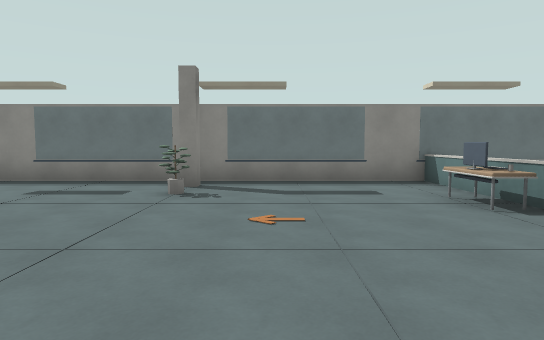
[1] (above)

23 first-person views from a walk through a Godot game level. The camera is 1.5 m above the floor, tilts 4° down and sees 75° across. The floor is counted in squares, 2 m on a side. Each view is taken from the middle of a square. On the plan, view 1 faces up. The plan holds only what a view shows up to about 11 squares ahead; the rest is blank. The place goes on beyond the plan.

[2]
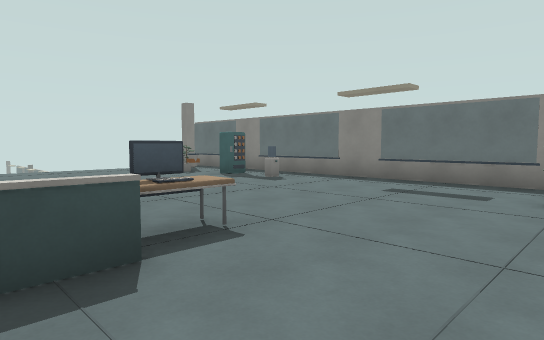

[3]
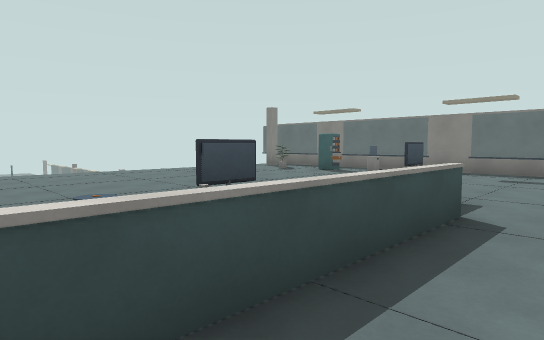

[4]
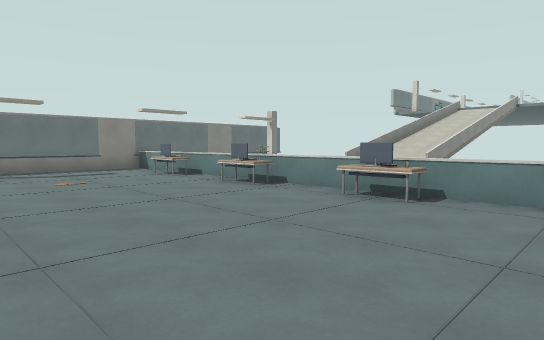

[5]
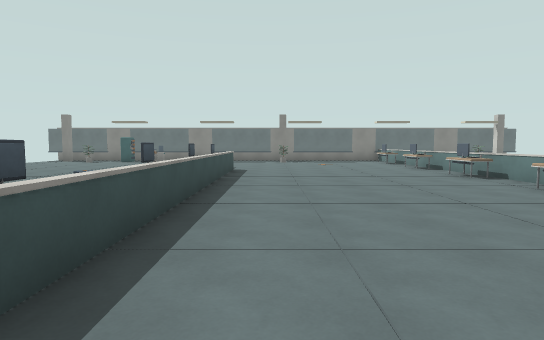

[6]
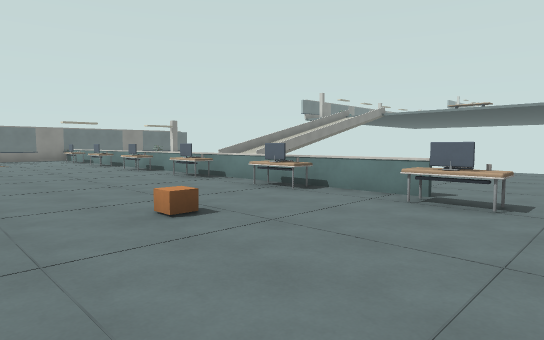

[7]
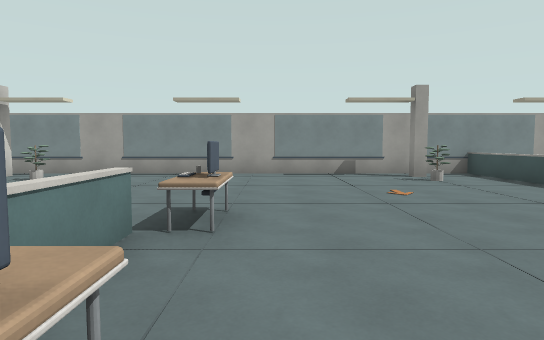

[8]
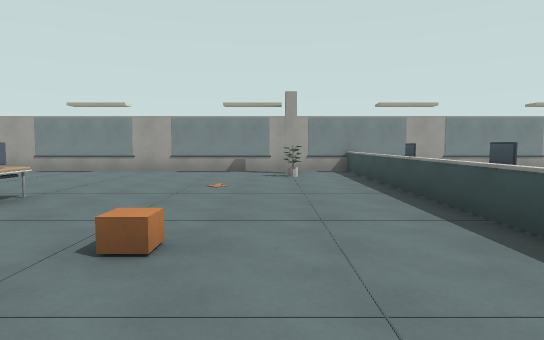

[9]
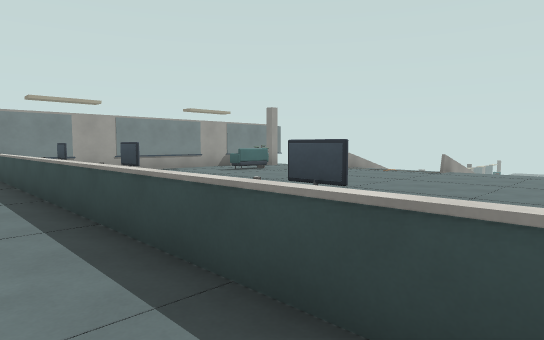

[10]
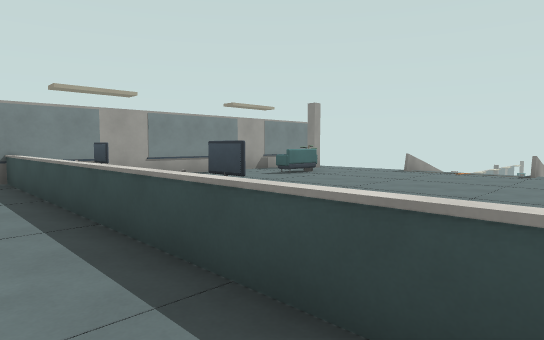

[11]
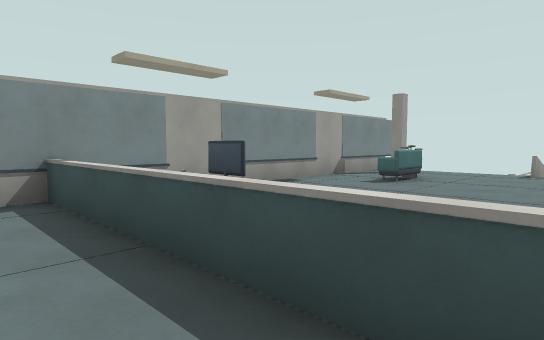

[12]
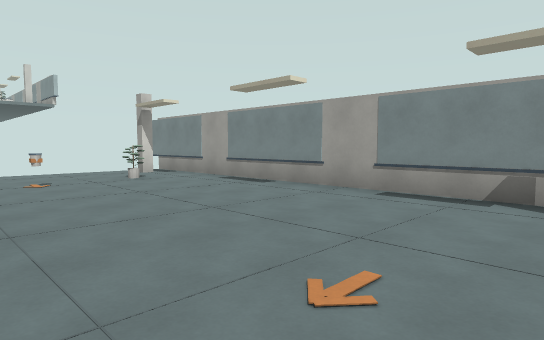

[13]
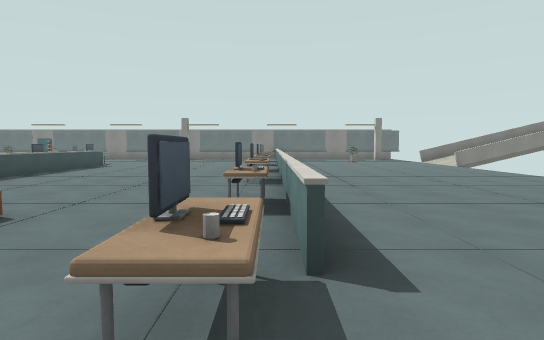

[14]
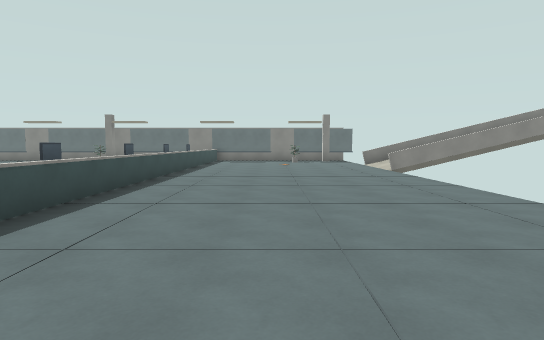

[15]
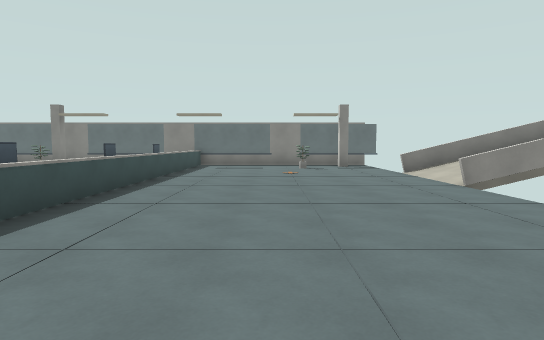

[16]
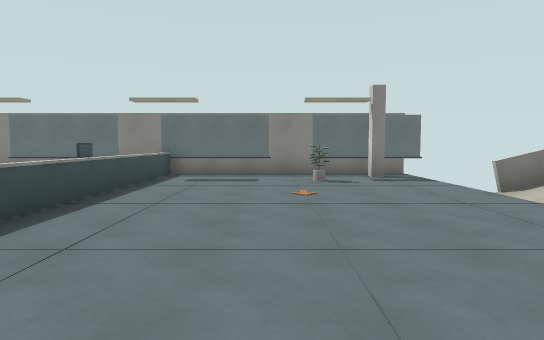

[17]
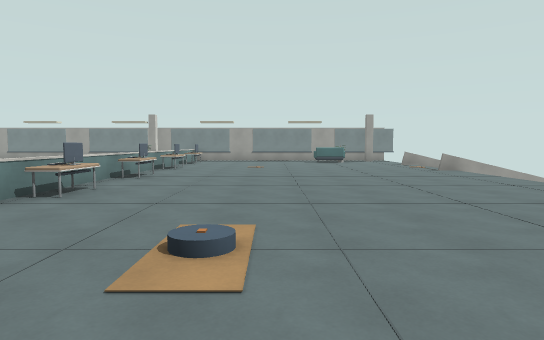

[18]
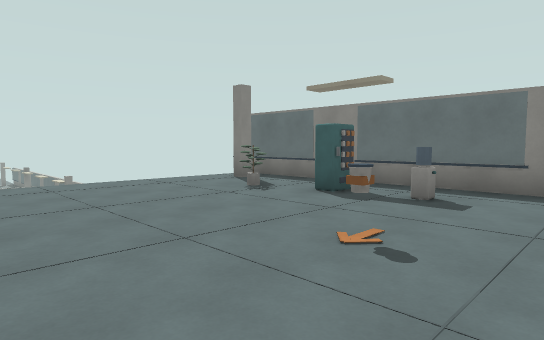

[19]
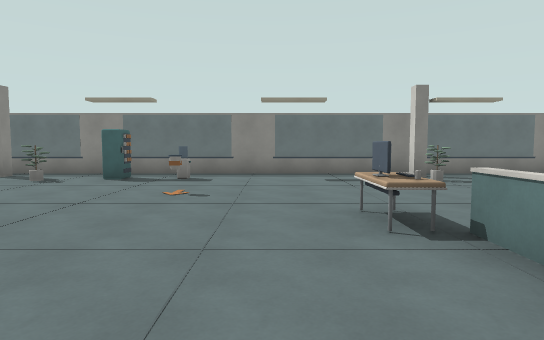

[20]
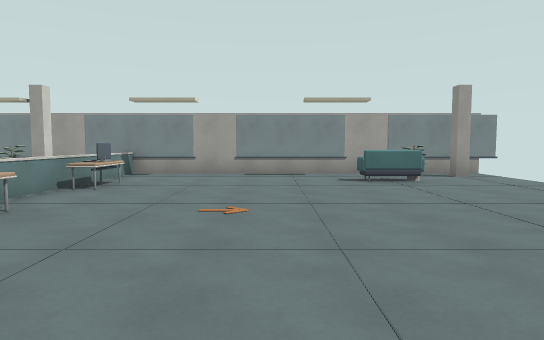

[21]
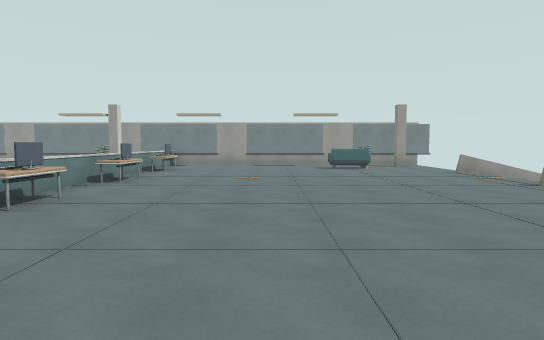

[22]
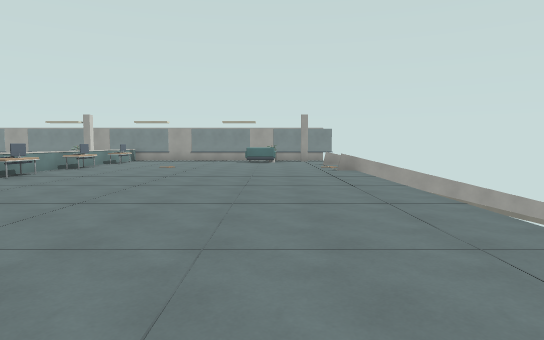

[23]
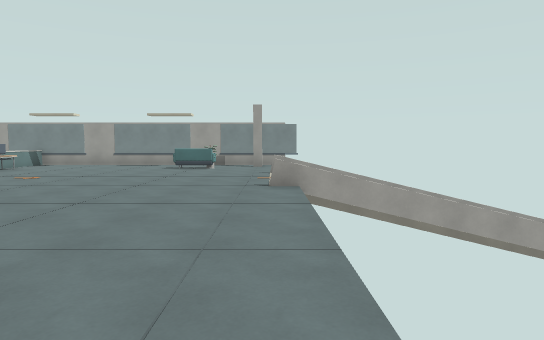

### Floor plan
Key: @ floor where view 1 was taken; # wall or solid block; x gap in a wall; . floor; / step, stairs or slope; = window, fence, low wall or low ledge; E desk; M vending machine; S sofa.
Columns run from 18 left of view 1 to 12 right of it. Each row starts with its distance up from view 1.
  8       #######################
  7       #.........x....=......
  6       ..#.M=.........=...#..
  5       ...............E......
  4       ......#........E......=
  3       ...............=....../
  2       ........E......E....../
  1       ........E#.....E....../
  0       .........=..@..=......===
 -1       ........E=.....E......
 -2       ........E=.....E......
 -3       .........=.....=......
 -4       ........E=.....E......
 -5       ........E=.....E......
 -6       .........=.....=......
 -7       ........E=.....E......
 -8       ........E=.....E.....
 -9 =======........=.....=....
-10       ........E=.....E.....
-11       ........E=.....E.....
-12   ////=........=.........#..
-13     ==........E=............
-14       ..SS....E##........#..
-15       .........=#.........#.
-16       .........=............
-17      #######################

Positions as (right, up) in squares from view 1, and headings:
1: (0, 0), facing up
2: (-1, 0), facing up-left
3: (-2, -3), facing up-left
4: (-2, -4), facing up-right
5: (-2, -10), facing up
6: (-2, -12), facing up-right
7: (2, -7), facing down
8: (-1, -6), facing down
9: (-2, -6), facing down-left
10: (-2, -8), facing down-left
11: (-2, -11), facing down-left
12: (-1, -11), facing down-right
13: (3, -12), facing up
14: (6, -10), facing up
15: (6, -6), facing up
16: (6, -2), facing up
17: (-7, 1), facing down
18: (-5, 1), facing up-left
19: (-5, -2), facing up
20: (-7, -7), facing down
21: (-7, -3), facing down
22: (-10, 1), facing down
23: (-12, -3), facing down
